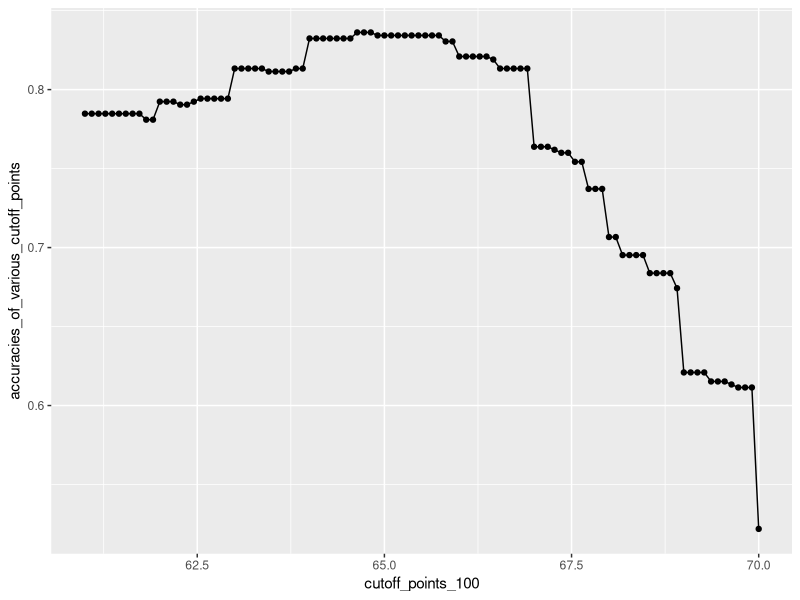

This figure's R source:
#install any missing packages
#install.packages(c("caret","tidyverse","dslabs"))

#using the caret package which has useful function for ML
library(caret)
library(tidyverse)

#predict gender using height
library(dslabs)
data(heights)

#define outcome and predictor
y <- heights$sex
x <- heights$height

#createDataPartition is a caret 
#function for splitting training and testing sets

set.seed(2) #only for ensuring reproducibility
test_index <- createDataPartition(y, times = 1, p = 0.5, list = FALSE)
test_set <- heights[test_index,]
training_set <- heights[-test_index,]

# guess the outcome
y_hat <- sample(c("Male", "Female"), length(test_index), replace = TRUE)
y_hat <- sample(c("Male", "Female"), length(test_index), replace = TRUE) %>% 
  factor(levels = levels(test_set$sex))

#compute accuracy of guessing the outcome
mean(y_hat == test_set$sex)

#do some data exploration to have an "even" better model compared to guessing xD
heights %>% group_by(sex) %>% summarize(mean(height), sd(height))
y_hat <- ifelse(x>62,"Male","Female") %>% factor(levels = levels(test_set$sex))

#compute accuracy of cut-off point
mean(y == y_hat)

#create multiple cut-off points to understand accuracy
cutoff_points_100 <- seq(61,70,length.out = 100)
#iterate over a value of cutoffpoints with the function, which takes x
#which is the currently selected value fromcutoffpoints as input
#map_dbl used to apply the function to each element of cutoff
#function is anonymous here, that is why it is only called function
#dbl is double meaning we are expeting a double (numeric) vector as result
accuracies_of_various_cutoff_points <- map_dbl(cutoff_points_100, function(cutoffpoint)
{
  y_hat <- ifelse(training_set$height > cutoffpoint, "Male","Female") %>% 
    factor(levels = levels(test_set$sex))
  mean(y_hat == training_set$sex) #unless explicitiy stated with return(), the last line is funciton output
}
  )

#Let us have a look at the accuracies of various cut-offs
data.frame(cutoff_points_100, accuracies_of_various_cutoff_points) %>%
  ggplot(aes(cutoff_points_100, accuracies_of_various_cutoff_points)) +
  geom_point() +
  geom_line()
max(accuracies_of_various_cutoff_points)

#Use the best cutoff point for our newest model
best_cutoff <- cutoff_points_100[which.max(accuracies_of_various_cutoff_points)]

y_hat <- ifelse(test_set$height > best_cutoff, "Male", "Female") %>% 
  factor(levels = levels(test_set$sex))
y_hat <- factor(y_hat)
mean(y_hat == test_set$sex)
